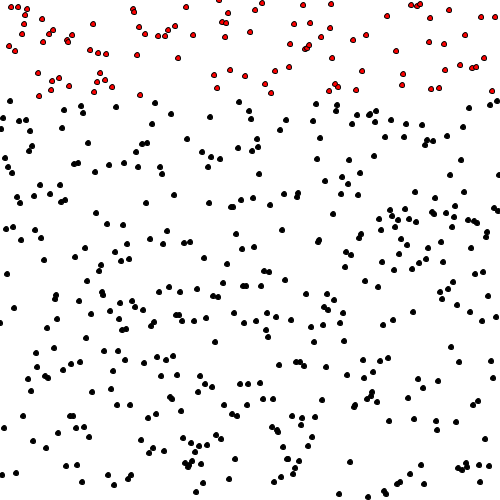
Frame 1 (no input)
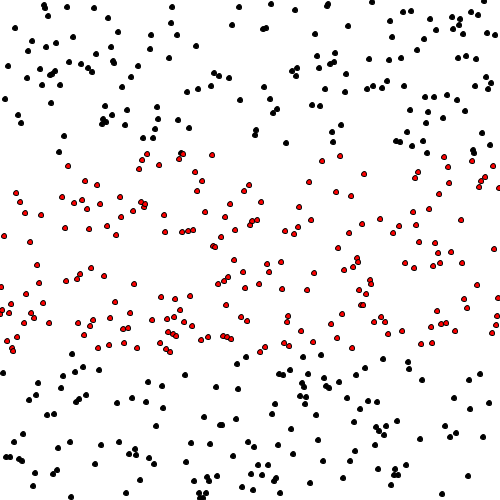
Frame 60 (the mouse pressed at the canvas centre just before this capture)
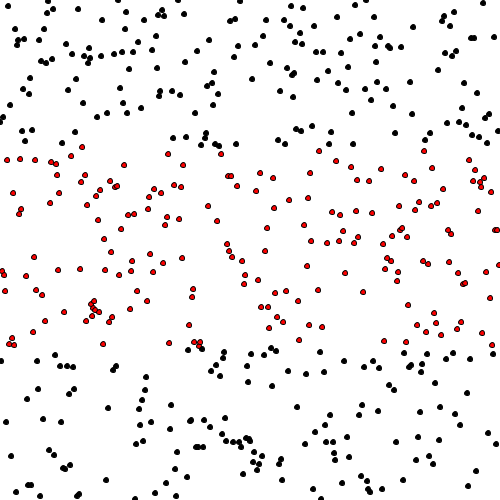
Frame 120 (the mouse held since frame 60 and released just before this capture)

The Processing sketch that drew these frames (run headless with seeded random() and noise(); from frame 60 on, the mouse is pressed at the canvas centre):

// Processing sketch: practice1
// ── practice1.pde
int prevSum = 0;

void setup() {
    size(500, 500);
    fill(0);
}

void draw() {
    background(255);
    int sum = 0;
    for (int i = 0; i < width; i++) {
        int rand = int(random(height));
        fill(separate(width, prevSum, rand));
        ellipse(i, rand, 5, 5);
        sum += rand;
    }
    prevSum = sum;
}

color separate(int n, int s, int y) {
    float avg;
    avg = (float)s / (float)n;
    color c;
    if (abs(y - avg) < 100) {
        c = color(255, 0, 0);
    } else {
        c = color(0);
    }
    return c;
}
